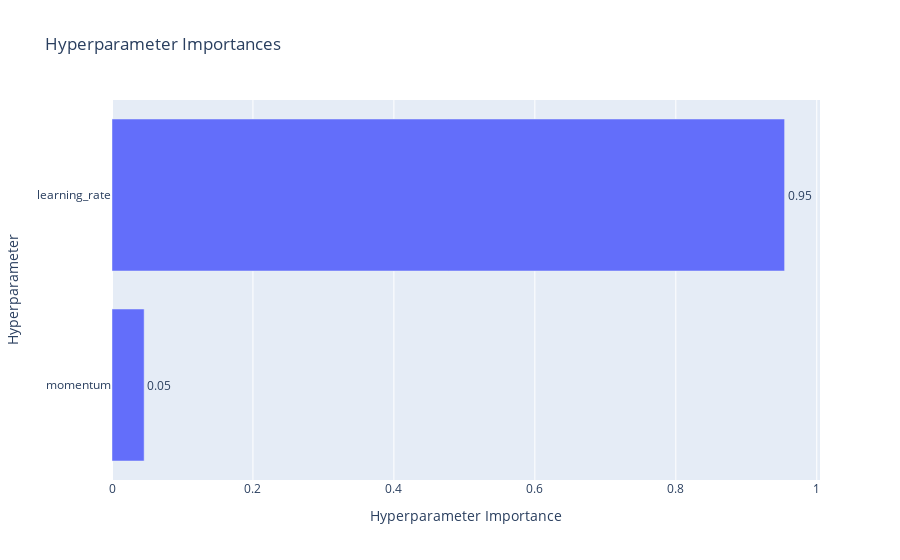

The code cell stored with this chart in its notebook:
### Code cell
optuna.visualization.plot_param_importances(study)

### Figure 1 — Plotly figure (JSON) as saved in the notebook; plotly's stock layout.template omitted (floating-point values rounded to 4 significant figures)
{"data": [{"cliponaxis": false, "hovertemplate": ["momentum (FloatDistribution): 0.04561796273738613<extra></extra>", "learning_rate (FloatDistribution): 0.9543820372626138<extra></extra>"], "name": "Objective Value", "orientation": "h", "text": ["0.05", "0.95"], "textposition": "outside", "type": "bar", "x": [0.04562, 0.9544], "y": ["momentum", "learning_rate"]}], "layout": {"title": {"text": "Hyperparameter Importances"}, "xaxis": {"title": {"text": "Hyperparameter Importance"}}, "yaxis": {"title": {"text": "Hyperparameter"}}}}
